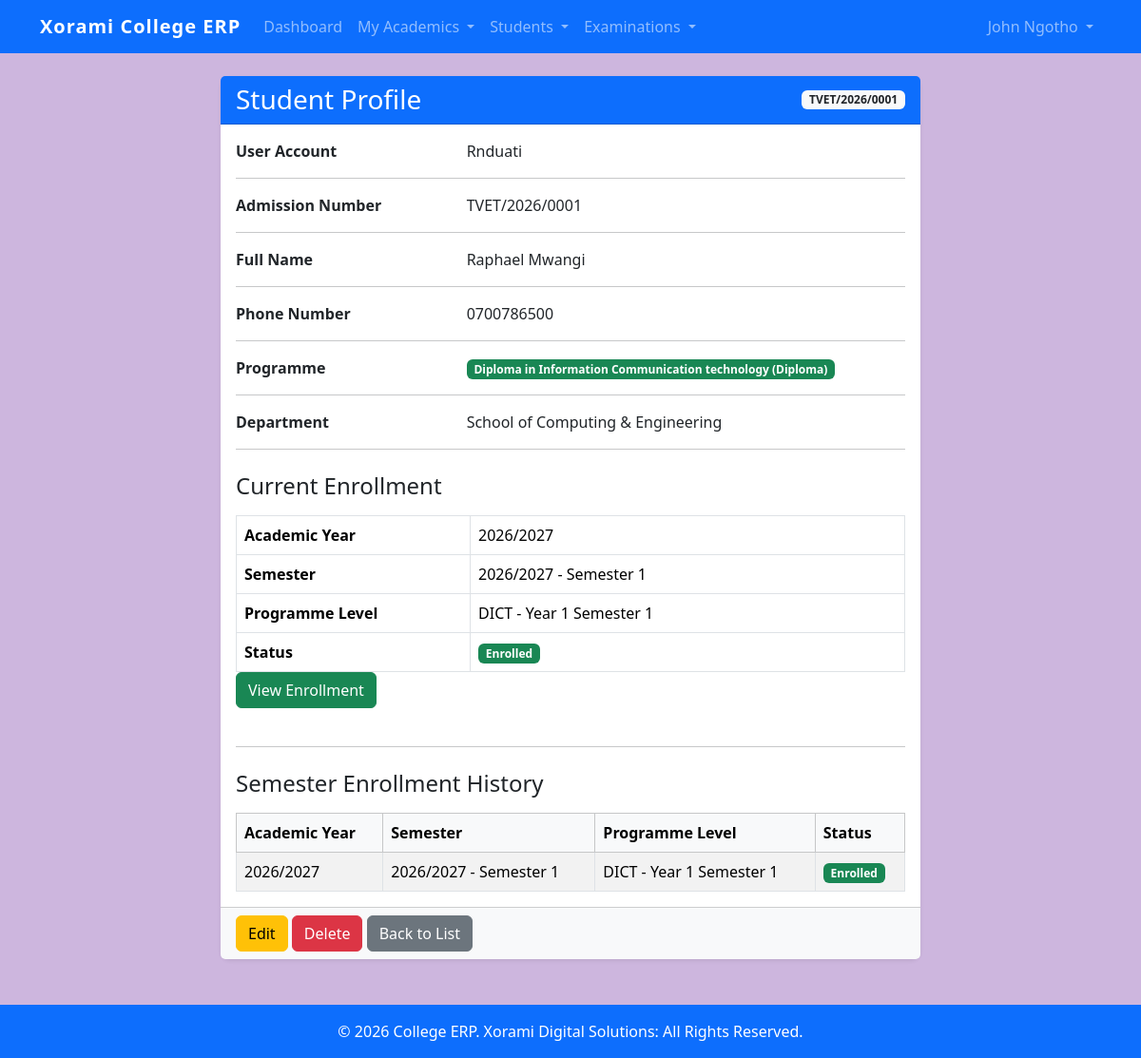
/students/1/ (signed in), run on an earlier commit of the app's database.
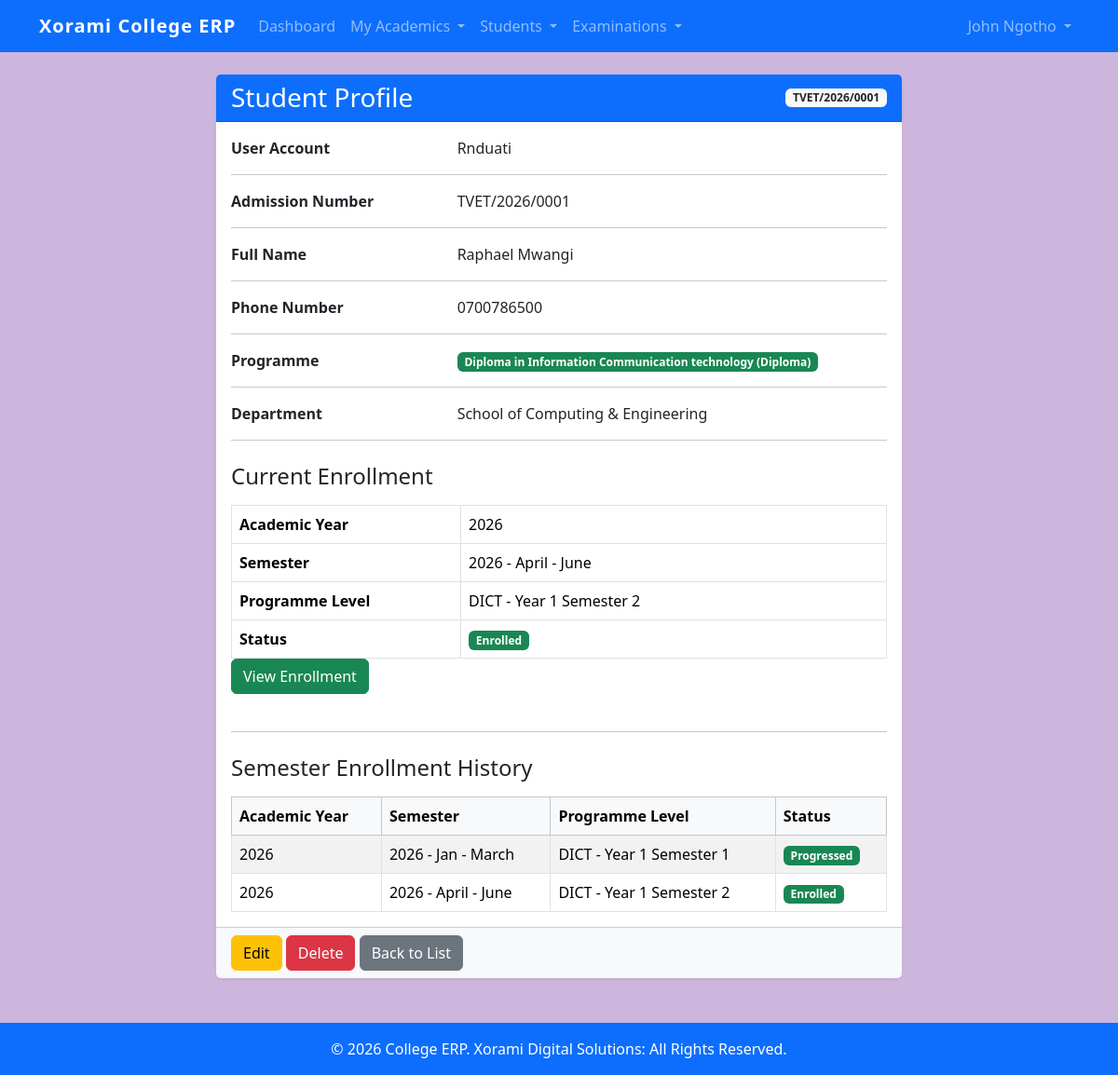
And on a later commit of the database.
### students/models.py (models this page shows, shortened)
class Student(models.Model):
    ACTIVE = "ACTIVE"
    INACTIVE = "INACTIVE"
    STATUS_CHOICES = [
        (ACTIVE, "Active"),
        (INACTIVE, "Inactive"),
    ]
    user = models.OneToOneField(
        User,
        on_delete=models.CASCADE,
        related_name="student_profile",
        null=True,
        blank=True,
    )
    admission_no = models.CharField(
        max_length=20,
        unique=True,
        blank=True,
    )
    first_name = models.CharField(
        max_length=100,
    )
    middle_name = models.CharField(
        max_length=100,
        blank=True,
    )
    last_name = models.CharField(
        max_length=100,
    )
    gender = models.CharField(
        max_length=10,
        choices=Applicant.GENDER_CHOICES,
    )
    date_of_birth = models.DateField(
        null=True,
        blank=True,
    )
    id_number = models.CharField(
        max_length=20,
        unique=True,
        null=True,
        blank=True,
    )
    phone = models.CharField(
        max_length=20,
    )
    email = models.EmailField(
        blank=True,
    )
    address = models.TextField(
        blank=True,
    )
    programme = models.ForeignKey(
        Programme,
        on_delete=models.PROTECT,
        related_name="students",
    )
    admission_date = models.DateField(
        default=timezone.now,
    )
    status = models.CharField(
        max_length=10,
        choices=STATUS_CHOICES,
        default=ACTIVE,
    )
    created_at = models.DateTimeField(
        auto_now_add=True,
    )
    updated_at = models.DateTimeField(
        auto_now=True,
    )
    class Meta:
        ordering = [
            "admission_no",
        ]
    @property
    def current_enrollment(self):
        return (
            self.enrollments
            .filter(
                status=SemesterEnrollment.ENROLLED,
            )
            .select_related(
                "programme_level",
                "academic_year",
                "semester",
            )
            .order_by(
                "-academic_year",
                "-semester",
                "-id",
            )
            .first()
        )

class SemesterEnrollment(models.Model):
    ENROLLED = "ENROLLED"
    PROGRESSED = "PROGRESSED"
    COMPLETED = "COMPLETED"
    DEFERRED = "DEFERRED"
    DISCONTINUED = "DISCONTINUED"
    STATUS_CHOICES = [
        (ENROLLED, "Enrolled"),
        (PROGRESSED, "Progressed"),
        (COMPLETED, "Completed"),
        (DEFERRED, "Deferred"),
        (DISCONTINUED, "Discontinued"),
    ]
    student = models.ForeignKey(
        Student,
        on_delete=models.CASCADE,
        related_name="enrollments",
    )
    programme = models.ForeignKey(
        Programme,
        on_delete=models.PROTECT,
        related_name="enrollments",
    )
    programme_level = models.ForeignKey(
        ProgrammeLevel,
        on_delete=models.PROTECT,
        related_name="enrollments",
    )
    academic_year = models.ForeignKey(
        AcademicYear,
        on_delete=models.PROTECT,
        related_name="enrollments",
    )
    semester = models.ForeignKey(
        Semester,
        on_delete=models.PROTECT,
        related_name="enrollments",
    )
    enrollment_date = models.DateField(
        auto_now_add=True,
    )
    status = models.CharField(
        max_length=20,
        choices=STATUS_CHOICES,
        default=ENROLLED,
    )
    remarks = models.TextField(
        blank=True,
    )
    class Meta:
        ordering = [
            "-academic_year",
            "-semester",
            "-enrollment_date",
        ]
        unique_together = (
            "student",
            "academic_year",
            "semester",
        )
    def __str__(self):
        return (
            f"{self.student.admission_no} - "
            f"{self.programme_level.name} "
            f"({self.academic_year} / "
            f"{self.semester.semester_name})"
        )
    """
    def __str__(self):

        return (
            f"{self.student} - "
            f"{self.academic_year} - "
            f"{self.semester}"
        )"""

class AcademicYear(models.Model):
    year_name = models.CharField(
        max_length=20,
        unique=True,
    )
    is_active = models.BooleanField(
        default=False,
    )
    registration_open = models.BooleanField(
        default=False,
    )
    created_at = models.DateTimeField(
        auto_now_add=True,
    )
    updated_at = models.DateTimeField(
        auto_now=True,
    )
    class Meta:
        ordering = [
            "-year_name",
        ]
        verbose_name = "Academic Year"
        verbose_name_plural = "Academic Years"
    def __str__(self):
        return self.year_name

class Semester(models.Model):
    academic_year = models.ForeignKey(
        AcademicYear,
        on_delete=models.CASCADE,
        related_name="semesters",
    )
    semester_name = models.CharField(
        max_length=100,
    )
    start_date = models.DateField(
        null=True,
        blank=True,
    )
    end_date = models.DateField(
        null=True,
        blank=True,
    )
    registration_open = models.BooleanField(
        default=True,
    )
    results_open = models.BooleanField(
        default=False,
    )
    is_active = models.BooleanField(
        default=False,
    )
    class Meta:
        ordering = [
            "academic_year",
            "semester_name",
        ]
        unique_together = (
            "academic_year",
            "semester_name",
        )
    def __str__(self):
        return (
            f"{self.academic_year} - "
            f"{self.semester_name}"
        )

class ProgrammeLevel(models.Model):
    programme = models.ForeignKey(
        Programme,
        on_delete=models.PROTECT,
        related_name="levels",
    )
    tvet_level = models.PositiveSmallIntegerField(
        help_text="TVET Level e.g. 4, 5, 6"
    )
    year = models.PositiveSmallIntegerField()
    semester = models.PositiveSmallIntegerField()
    name = models.CharField(
        max_length=100,
        editable=False,
    )
    progression_order = models.PositiveSmallIntegerField(
        editable=False,
    )
    duration_months = models.PositiveSmallIntegerField(
        default=6,
    )
    is_active = models.BooleanField(
        default=True,
    )
    created_at = models.DateTimeField(
        auto_now_add=True,
    )
    updated_at = models.DateTimeField(
        auto_now=True,
    )
    class Meta:
        ordering = [
            "programme",
            "progression_order",
        ]
        unique_together = (
            "programme",
            "year",
            "semester",
        )
    def __str__(self):
        return (
            f"{self.programme.code} - "
            f"{self.name}"
        )

class Programme(models.Model):
    ARTISAN = "ARTISAN"
    CERTIFICATE = "CERTIFICATE"
    DIPLOMA = "DIPLOMA"
    HIGHER_DIPLOMA = "HIGHER_DIPLOMA"
    AWARD_CHOICES = [
        (ARTISAN, "Artisan"),
        (CERTIFICATE, "Certificate"),
        (DIPLOMA, "Diploma"),
        (HIGHER_DIPLOMA, "Higher Diploma"),
    ]
    course = models.ForeignKey(
        Course,
        on_delete=models.PROTECT,
        related_name="programmes",
    )
    code = models.CharField(
        max_length=20,
        unique=True,
    )
    name = models.CharField(
        max_length=200,
    )
    award = models.CharField(
        max_length=30,
        choices=AWARD_CHOICES,
    )
    duration_semesters = models.PositiveSmallIntegerField(
        default=2,
    )
    description = models.TextField(
        blank=True,
    )
    is_active = models.BooleanField(
        default=True,
    )
    created_at = models.DateTimeField(
        auto_now_add=True,
    )
    updated_at = models.DateTimeField(
        auto_now=True,
    )
    class Meta:
        ordering = [
            "course",
            "award",
            "name",
        ]
        unique_together = (
            "course",
            "award",
            "name",
        )
    def __str__(self):
        return (
            f"{self.name} "
            f"({self.get_award_display()})"
        )

class Course(models.Model):
    department = models.ForeignKey(
        Department,
        on_delete=models.PROTECT,
        related_name="courses",
    )
    code = models.CharField(
        max_length=20,
        unique=True,
    )
    name = models.CharField(
        max_length=200,
    )
    description = models.TextField(
        blank=True,
    )
    is_active = models.BooleanField(
        default=True,
    )
    created_at = models.DateTimeField(
        auto_now_add=True,
    )
    updated_at = models.DateTimeField(
        auto_now=True,
    )
    class Meta:
        ordering = [
            "department",
            "name",
        ]
        unique_together = (
            "department",
            "name",
        )

class Department(models.Model):
    code = models.CharField(
        max_length=20,
        unique=True,
    )
    name = models.CharField(
        max_length=100,
        unique=True,
    )
    description = models.TextField(
        blank=True,
    )
    is_active = models.BooleanField(
        default=True,
    )
    created_at = models.DateTimeField(
        auto_now_add=True,
    )
    updated_at = models.DateTimeField(
        auto_now=True,
    )
    class Meta:
        ordering = [
            "name",
        ]
        verbose_name = "Department"
        verbose_name_plural = "Departments"

### students/views.py (the view)
@login_required
@permission_required(
    "students.view_student",
    raise_exception=True,
)
@login_required
@permission_required(
    "students.view_student",
    raise_exception=True
)
def student_detail(request, id):
    student = get_object_or_404(
        Student,
        id=id
    )
    enrollments = (
        student.enrollments
        .select_related(
            "academic_year",
            "semester",
            "programme",
            "programme_level",
        )
        .order_by(
            "-academic_year",
            "-semester"
        )
    )
    return render(
        request,
        "students/student_detail.html",
        {
            "student": student,
            "enrollments": enrollments,
        }
    )

### students/templatetags/student_extras.py (called while the page is built)
@register.filter
def has_group(user, group_name):
    if user.is_anonymous:
        return False
    return user.groups.filter(name=group_name).exists()

### templates/students/student_detail.html (shortened to what the changed rows need)
{% extends "base.html" %}
{% block content %}
<div class="row">
<div class="col-lg-8 mx-auto">
    <div class="card shadow-sm border-0">
        <div class="card-header bg-primary text-white d-flex justify-content-between align-items-center">
            <h3 class="mb-0">
                Student Profile
            </h3>
            <span class="badge bg-light text-dark">
                {{ student.admission_no }}
            </span>
        </div>
        <div class="card-body">
            <div class="row mb-3">
                <div class="col-md-4 fw-bold">
                    User Account
                </div>
                <div class="col-md-8">
                    {{ student.user }}
                </div>
            </div>
            <div class="row mb-3">
                <div class="col-md-4 fw-bold">
                    Admission Number
                </div>
                <div class="col-md-8">
                    {{ student.admission_no }}
                </div>
            </div>
            <div class="row mb-3">
                <div class="col-md-4 fw-bold">
                    Full Name
                </div>
                <div class="col-md-8">
                    {{ student.first_name }}
                    {{ student.last_name }}
                </div>
            </div>
            <div class="row mb-3">
                <div class="col-md-4 fw-bold">
                    Phone Number
                </div>
                <div class="col-md-8">
                    {{ student.phone }}
                </div>
            </div>
            <div class="row mb-3">
                <div class="col-md-8">
                    <span class="badge bg-success">
                        {{ student.programme }}
                    </span>
                </div>
            </div>
            <div class="row mb-3">
                <div class="col-md-4 fw-bold">
                    Department
                </div>
                <div class="col-md-8">
                    {{ student.programme.course.department.name }}
                </div>
            </div>
            {% if student.current_enrollment %}
                <table class="table table-bordered">
                    <tr>
                        <th width="35%">
                            Academic Year
                        </th>
                        <td>
                            {{ student.current_enrollment.academic_year }}
                        </td>
                    </tr>
                    <tr>
                        <th>
                            Semester
                        </th>
                        <td>
                            {{ student.current_enrollment.semester }}
                        </td>
                    </tr>
                    <tr>
                        <th>
                            Programme Level
                        </th>
                        <td>
                            {{ student.current_enrollment.programme_level }}
                        </td>
                    </tr>
                    <tr>
                        <th>
                            Status
                        </th>
                        <td>
                            <span class="badge bg-success">
                                {{ student.current_enrollment.get_status_display }}
                            </span>
                        </td>
                    </tr>
                </table>
                <a href="{% url 'semester_enrollment_detail' student.current_enrollment.id %}"
                   class="btn btn-success mb-4">
                    View Enrollment
                </a>
            {% endif %}
            <table class="table table-bordered table-striped">
                <thead class="table-light">
                    <tr>
                        <th>
                            Academic Year
                        </th>
                        <th>
                            Semester
                        </th>
                        <th>
                            Programme Level
                        </th>
                        <th>
                            Status
                        </th>
                    </tr>
                </thead>
                <tbody>
                {% for enrollment in enrollments %}
                    <tr>
                        <td>
                            {{ enrollment.academic_year }}
                        </td>
                        <td>
                            {{ enrollment.semester }}
                        </td>
                        <td>
                            {{ enrollment.programme_level }}
                        </td>
                        <td>
                            <span class="badge bg-success">
                                {{ enrollment.get_status_display }}
                            </span>
                        </td>
                    </tr>
                {% empty %}
                    <tr>
                        <td colspan="4" class="text-center">
                            No enrollment history available.
                        </td>
                    </tr>
                {% endfor %}
                </tbody>
            </table>
        </div>
    </div>
</div>
</div>
{% endblock %}

What changed in the data, as far as the page shows it:
changed through a linked row, Student "Raphael": current_enrollment.academic_year "2026/2027" → "2026"; current_enrollment.semester "2026/2027 - Semester 1" → "2026 - April - June"; current_enrollment.programme_level "DICT - Year 1 Semester 1" → "DICT - Year 1 Semester 2"
changed SemesterEnrollment "DICT - Year 1 Semester 1": academic_year "2026/2027" → "2026"; semester "2026/2027 - Semester 1" → "2026 - Jan - March"; status "Enrolled" → "Progressed"
added SemesterEnrollment: academic_year "2026", semester "2026 - April - June", programme_level "DICT - Year 1 Semester 2", status "Enrolled"
